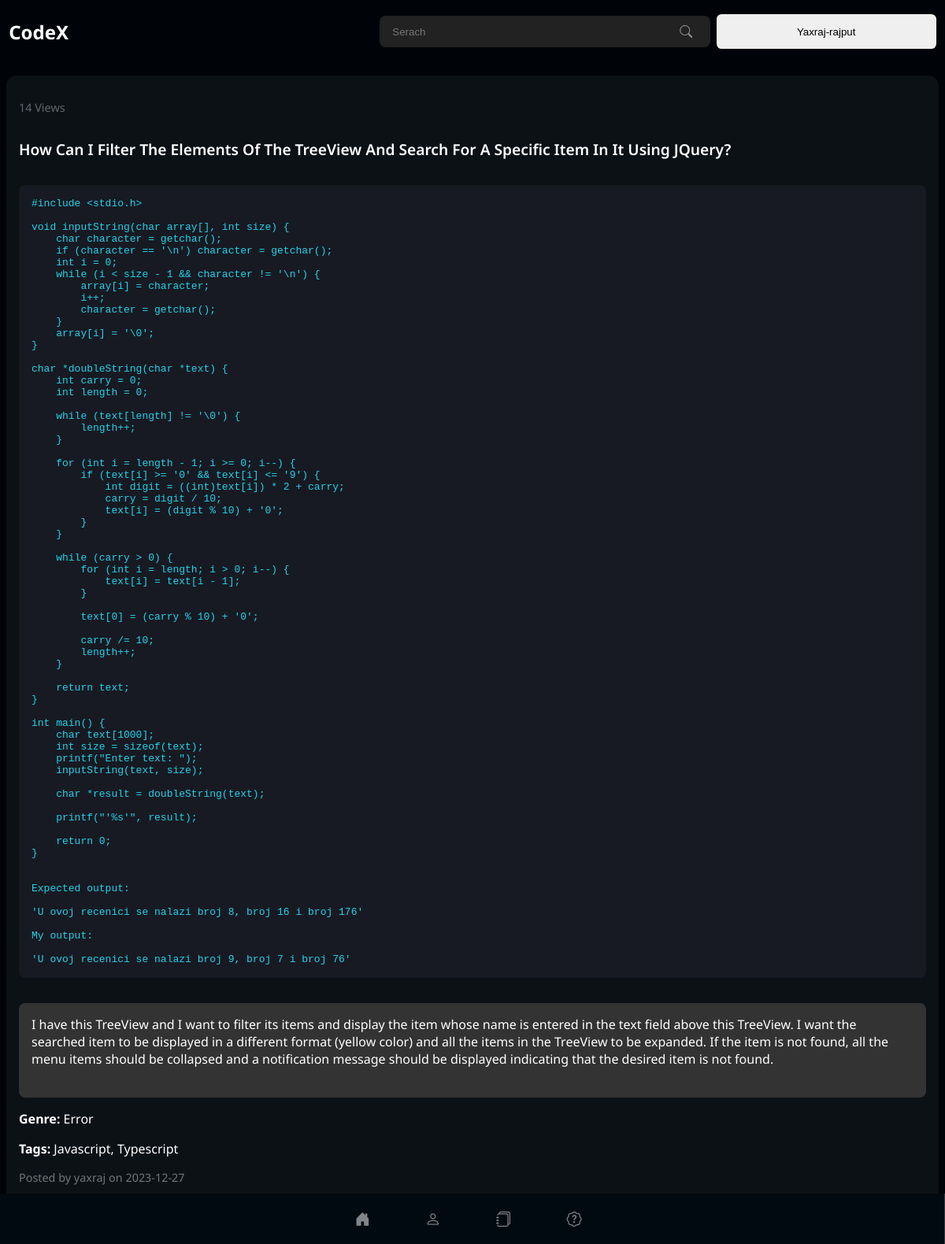
/article/1 (signed in), run on the app's committed database.
### app.py (models this page shows, shortened)
class User(UserMixin, db.Model):
    id = db.Column(db.Integer, primary_key=True)
    username = db.Column(db.String(30), unique=True)
    email = db.Column(db.String(50), unique=True)
    password = db.Column(db.String(80))
    dob = db.Column(db.Integer)
    tech_stack = db.Column(db.String(80))
    bio = db.Column(db.Text(500))
    occupation = db.Column(db.String(80))
    location = db.Column(db.String(80))
    profile_pic = db.Column(db.String(80), default='default.png')
    github = db.Column(db.String(80))
    linkedin = db.Column(db.String(80))
    twitter = db.Column(db.String(80))
    facebook = db.Column(db.String(80))
    instagram = db.Column(db.String(80))
    website = db.Column(db.String(80))
    created_at = db.Column(db.DateTime, default=datetime.utcnow)
    status = db.Column(db.String(80), default='active')

class Articles(db.Model):
    article_id = db.Column(db.Integer, primary_key=True)
    title = db.Column(db.String(200), nullable=False)
    description = db.Column(db.Text, nullable=False)
    code_snippet = db.Column(db.Text, nullable=True)
    post_by = db.Column(db.String(200), nullable=False)
    date_time = db.Column(db.DateTime, default=datetime.utcnow)
    likes = db.Column(db.Integer, default=0)
    genre = db.Column(db.String(200), nullable=True)
    tags = db.Column(db.String(200), nullable=True)
    views = db.Column(db.Integer, default=0)
    updated_at = db.Column(db.DateTime, onupdate=datetime.utcnow)
    status = db.Column(db.String(200), nullable=False, default='draft')

### app.py (the view)
@app.route('/article/<int:article_id>', methods=['GET'])
def article(article_id):
    article = Articles.query.get(article_id)
    if article:
        if 'views' in article.__dict__:
            article.views += 1
        else:
            article.views = 1
        db.session.commit()
        return render_template('view_article.html', article=article)
    else:
        return "Article not found", 404

### app.py (called while the page is built)
@login_manager.user_loader
def load_user(user_id):
    return User.query.get(int(user_id))

### templates/view_article.html (shortened to what this page needs)
{% extends 'base.html' %}  {% block bodyblock %}
<div class="wrapper">
  {% include 'sidebar.html' %}
  <div class="articles-div-main">
    <div class="article-card" style="width: 100%;">
      <div class="top-bar">
        <span class="views">{{ article.views }} Views</span>
        <div class="buttons">
        </div>
      </div>
      <h2 class="title" style=" font-weight: 600">
        {{ article.title }}
      </h2>
      <pre class="code-snippet">{{ article.code_snippet }}</pre>
      <pre class="description">{{ article.description }}</pre>
      <p><strong>Genre:</strong> {{ article.genre }}</p>
      <p><strong>Tags:</strong> {{ article.tags }}</p>
      <p class="posted-by">
        Posted by {{ article.post_by }} on {{
        article.date_time.strftime('%Y-%m-%d') }}
      </p>
      <p class="status"><strong>Status:</strong> {{ article.status }}</p>
    </div>
  </div></div>
  {% endblock bodyblock %}

### templates/base.html (shortened to what this page needs)
<!DOCTYPE html>
<html lang="en">
  <head>
    <link rel="stylesheet" href="../static/styles/style.css" />
    <link
      rel="stylesheet"
      href="https://cdn.jsdelivr.net/npm/bootstrap-icons@1.11.2/font/bootstrap-icons.min.css"
    />
  </head>
  <body>
    <div class="navbar">
      <div class="left">
        <div class="logo">
          <h2 style="color: #fff">CodeX</h2>
        </div>
      </div>
      <div class="right">
        <div class="search">
          <input type="text" placeholder="Serach" /><i class="bi bi-search"></i>
        </div>
        <div class="buttons">
          <button class="login-btn">
            {% if current_user.is_authenticated %}<a
              style="text-decoration: none; color: #000"
              href="/profile"
            >
              {{ current_user.username }}</a
            >
            {% else %}
            <a style="text-decoration: none; color: #000" href="/login"
              >Sign In</a
            >
            {% endif %}
          </button>
        </div>
      </div>
    </div>
    {% block bodyblock %} {% endblock bodyblock %}
  </body>
</html>

### static/styles/style.css (style rules this page uses)
* { margin: 0; padding: 0; box-sizing: border-box; }
body { background-color: #000408; font-family: "Noto Sans", sans-serif; overflow-x: hidden; }
.navbar { width: 100%; height: 5rem; z-index: 999999999; padding: 0rem 3rem; display: flex; align-items: center; justify-content: space-between; position: fixed; background-color: #000408; }
.navbar .left { width: 30%; height: 100%; display: flex; justify-content: flex-end; align-items: center; }
.navbar .left .logo { width: 100%; height: 100%; display: flex; justify-content: flex-start; align-items: center; }
.navbar .right { width: 30%; height: 100%; display: flex; align-items: center; justify-content: flex-end; }
.navbar .right .search { width: 60%; height: 2.5rem; display: flex; align-items: center; background-color: #222; padding: 0rem 1rem; border-radius: 0.5rem; }
.navbar .right .search input { width: 100%; background-color: #222; outline: none; border: none; color: #fff; }
.navbar .right .search .bi-search { color: #fff; padding: 0.4rem; opacity: 50%; }
.navbar .right .buttons { display: flex; align-items: center; }
.navbar .right .buttons .login-btn { padding: 0.8rem 1.6rem; border: none; outline: none; border-radius: 0.4rem; }
@media (max-width: 1200px) { .navbar { padding: 0.7rem; } }
@media (max-width: 1200px) { .navbar .left { width: 30%; height: 100%; } }
@media (max-width: 1200px) { .navbar .right { width: 60%; gap: 0.5rem; } }
@media (max-width: 1200px) { .navbar .right .search { width: 60%; } }
@media (max-width: 1200px) { .navbar .right .buttons { width: 40%; } }
@media (max-width: 1200px) { .navbar .right .buttons .login-btn { width: 100%; padding: 0.9rem 0.3rem; text-wrap: nowrap; overflow: hidden; } }
.wrapper { width: 100%; display: flex; height: 100%; position: static; }
.wrapper .articles-div-main { width: 100%; height: 100vh; overflow-y: scroll; padding: 2rem; padding-top: 6rem; gap: 2rem; display: flex; flex-direction: column; align-items: center; }
.wrapper .articles-div-main .article-card { background-color: #0c1116; display: flex; flex-direction: column; width: 60%; padding: 2rem; gap: 1rem; padding-top: 0rem; border-radius: 1rem; }
.wrapper .articles-div-main .article-card .top-bar { width: 100%; height: 3rem; display: flex; justify-content: space-between; align-items: center; }
.wrapper .articles-div-main .article-card .top-bar .views { color: rgba(255, 255, 255, 0.3568627451); font-size: 0.9rem; }
.wrapper .articles-div-main .article-card .top-bar .buttons { display: flex; gap: 0.4rem; }
.wrapper .articles-div-main .article-card h2 { margin-top: 0; color: #ffffff; text-transform: capitalize; margin-bottom: 1rem; }
.wrapper .articles-div-main .article-card p { color: #fff; }
.wrapper .articles-div-main .article-card .code-snippet { font-family: monospace; padding: 1rem; border-radius: 0.5rem; background-color: #171a22; color: #22d3eb; margin-bottom: 1rem; }
.wrapper .articles-div-main .article-card .description { width: 100%; background-color: #333; text-wrap: wrap; padding: 1rem; border-radius: 0.5rem; color: #fff; font-family: "Noto Sans", sans-serif; font-size: 1rem; }
.wrapper .articles-div-main .article-card .posted-by { color: rgba(255, 255, 255, 0.4235294118); font-size: 0.9rem; }
.wrapper .articles-div-main .article-card .status { color: #fff; font-size: 0.9rem; }
@media (max-width: 1200px) { .wrapper .articles-div-main { padding: 0.5rem; padding-top: 6rem; } }
@media (max-width: 1200px) { .wrapper .articles-div-main .article-card { background-color: #0c1116; display: flex; flex-direction: column; width: 100%; padding: 1rem; border-radius: 0.8rem; } }
@media (max-width: 1200px) { .wrapper .articles-div-main .article-card h2 { font-size: 1.2rem; } }
@media (max-width: 1200px) { .wrapper .articles-div-main .article-card .code-snippet { overflow-x: scroll; } }
@media (max-width: 1200px) { .wrapper .articles-div-main .article-card .description { background-color: #333; } }

### data on the page
User: username "Yaxraj-rajput"
Articles: views "14", title "How Can I Filter The Elements Of The TreeView And Search For A Specific Item In It Using JQuery?", code_snippet "#include <stdio.h> void inputString(char array[], int size) { char character = getchar(); if (character == '\\n') character = getchar(); int i = 0; while (i < size - 1 && character != '\\n') { array[i] = character; i++; character = getchar(); } array[i] = '\\0'; } char *doubleString(char *text) { int carry = 0; int length = 0; while (text[length] != '\\0') { length++; } for (int i = length - 1; i >= 0; i--) { if (text[i] >= '0' && text[i] <= '9') { int digit = ((int)text[i]) * 2 + carry; carry = digit / 10; text[i] = (digit % 10) + '0'; } } while (carry > 0) { for (int i = length; i > 0; i--) { text[i] = text[i - 1]; } text[0] = (carry % 10) + '0'; carry /= 10; length++; } return text; } int…", description "I have this TreeView and I want to filter its items and display the item whose name is entered in the text field above this TreeView. I want the searched item to be displayed in a different format (yellow color) and all the items in the TreeView to be expanded. If the item is not found, all the menu items should be collapsed and a notification message should be displayed indicating that the desired item is not found.", genre "Error", tags "Javascript, Typescript", post_by "yaxraj", date_time "2023-12-27"
